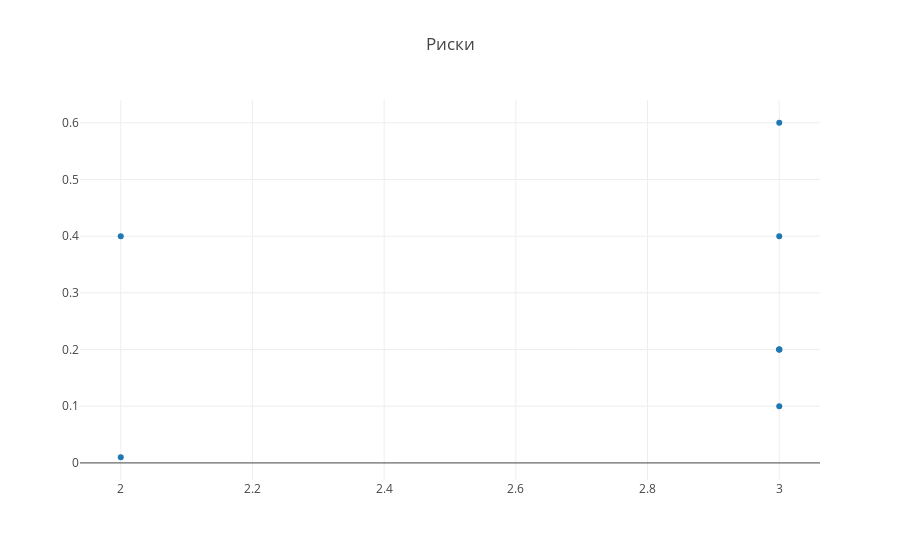

Notebook source saved alongside this figure:
### Code cell
import pandas as pd
import json
import plotly.graph_objs as go
from plotly.offline import download_plotlyjs, init_notebook_mode, plot, iplot
plotly.offline.init_notebook_mode(connected=True)

with open('dangers.json', 'r') as f:
    jsn = json.load(f)

index = []
columns = ['Вероятность наступления', 'Сила влияния']
values = []

for k, r in jsn.items():
    index.append(k)
    values.append((r[columns[0]], r[columns[1]]))
df = pd.DataFrame(data=values, index=index, columns=columns)

# data = [
#     go.Scatter(
#         x=[x1],
#         y=[x2],
#         mode='markers',
#         text=[t]
#     )
#     for x1, x2, t in zip(df[columns[1]].values, df[columns[0]].values, index)
# ]

data = [
    go.Scatter(
        x=df[columns[1]].values,
        y=df[columns[0]].values,
        mode='markers',
        text=index
    )
]

layout = go.Layout(
    title='Риски'
)

iplot({'data': data, 'layout': layout})

### Figure 1 — Plotly figure (JSON) as saved in the notebook; plotly's stock layout.template omitted (floating-point values rounded to 4 significant figures)
{"data": [{"mode": "markers", "text": ["Провал ииновации ->\nподрыв доверия к руководству", "Пустая трата денег", "Отток сотрудников\nпосле повышени\nквалификации", "Отток сотрудников\nиз-за непринятия\nсистемы", "Проблемы с РКН, если\nпольоваться запрещенными\nресурсами", "Отток роботодателей\nот того, что им не\nпонравилась новая система", "В случае найма сотрудников,\nотсутвие требуемых компетенций", "Халатное отношение старых\nсотрудников к инновации"], "type": "scatter", "uid": "7f8a54e0-a0d0-4826-96b9-1ccb71ed9b10", "x": [3, 3, 3, 3, 3, 2, 2, 3], "y": [0.2, 0.2, 0.4, 0.2, 0.1, 0.01, 0.4, 0.6]}], "layout": {"title": {"text": "Риски"}}}
